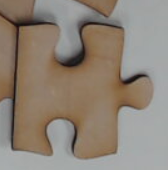
#> input picture vision/p2.png, 168 x 170 px
$ jupyter execute 'SIFTY NIFTY.ipynb'
#> lines starting #> are read from the running program, lines starting #| are printed output that depends on the picture
[cell 1]
import numpy as np
import cv2 as cv
import matplotlib.pyplot as plt
img1 = cv.imread('p2.png',cv.IMREAD_GRAYSCALE)          # queryImage
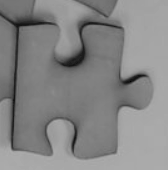
#> img1: shape (170, 168); min 0, max 176, mean 133.7
img2 = cv.imread('p1.png',cv.IMREAD_GRAYSCALE) # trainImage
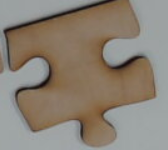
#> input picture vision/p1.png, 168 x 150 px
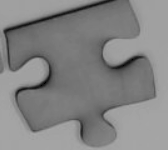
#> img2: shape (150, 168); min 0, max 169, mean 131.7
# Initiate ORB detector
orb = cv.xfeatures2d.SIFT_create(nfeatures = 100000000)#
# find the keypoints and descriptors with ORB
kp1, des1 = orb.detectAndCompute(img1,None)
#> kp1 = 46 keypoints; strongest (x, y, size): (76, 61, 12.1), (14, 100, 2.4), (13, 148, 3.3), (18, 24, 7.9)
kp2, des2 = orb.detectAndCompute(img2,None)
#> kp2 = 30 keypoints; strongest (x, y, size): (7, 31, 4.7), (19, 90, 3.9), (18, 91, 3.8), (34, 130, 2.7)

[cell 2]
# create BFMatcher object
bf = cv.BFMatcher(cv.NORM_L2, crossCheck=True)
# Match descriptors.
matches = bf.match(des1,des2)
#> matches = 9 matches
# Sort them in the order of their distance.
matches = sorted(matches, key = lambda x:x.distance)
# Draw first 10 matches.
img3 = cv.drawMatches(img1,kp1,img2,kp2,matches[:10],None,flags=cv.DrawMatchesFlags_NOT_DRAW_SINGLE_POINTS)
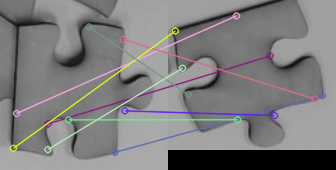
#> img3: shape (170, 336, 3); mean of channels 0, 1, 2 126.1, 125.5, 126.3; drawn as B, G, R
plt.imshow(img3),plt.show()

[cell 3]
des1.shape
#> Out = (46, 128)
